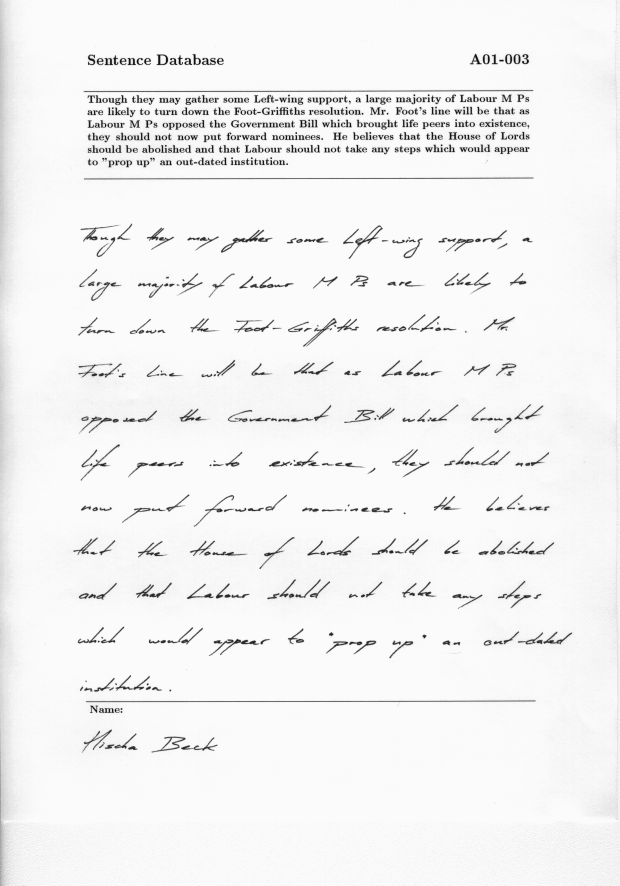
#> input picture image_processing/test_images/IAM/a01-003.png, 2479 x 3542 px, found by its file name (shown at 1/4 size)
$ python test.py
#> lines starting #> are read from the running program, lines starting #| are printed output that depends on the picture; after the words box and inside, x2 and y2 are one past the last pixel; in counts of white or black regions, pixels touching at a corner belong together
import cv2
import numpy as np
import glob
import pytesseract

def sort_contours(cnts, method):
	# initialize the reverse flag and sort index
	reverse = False
	i = 0

	# handle if we need to sort in reverse
	if method == "right-to-left" or method == "bottom-to-top":
		reverse = True

	# handle if we are sorting against the y-coordinate rather than
	# the x-coordinate of the bounding box
	if method == "top-to-bottom" or method == "bottom-to-top":
		i = 1

	# construct the list of bounding boxes and sort them from top to
	# bottom
	boundingBoxes = [cv2.boundingRect(c) for c in cnts]
	(cnts, boundingBoxes) = zip(*sorted(zip(cnts, boundingBoxes),
		key=lambda b:b[1][i], reverse=reverse))
	return (cnts, boundingBoxes)

# [13 lines left out: function draw_contour_order, not called in this run]

def getLinesFromImage(image, kernel1, kernel2, ctr_ordering):
    lines = []
    #grayscale
    gray = cv2.cvtColor(image,cv2.COLOR_BGR2GRAY)
    #binary
    ret,thresh = cv2.threshold(gray,150,255,cv2.THRESH_BINARY_INV)
    # cv2.imshow('gray', thresh)
    # cv2.waitKey(0)

    #dilation
    kernel = np.ones((kernel1,kernel2), np.uint8)
    img_dilation = cv2.dilate(thresh, kernel, iterations=1)
    # cv2.imshow('dilated',img_dilation)
    # cv2.waitKey(0)

    #find contours
    ctrs, hier = cv2.findContours(img_dilation.copy(), cv2.RETR_EXTERNAL, cv2.CHAIN_APPROX_SIMPLE)

    i = 0
    #sort contours
    sorted_ctrs, boxes = sort_contours(ctrs,ctr_ordering);
    img_copy = image.copy()
    for ctr in sorted_ctrs:
        # Get bounding box
        x, y, w, h = cv2.boundingRect(ctr)

        # Getting ROI
        roi = image[y:y+h, x:x+w]
        lines.append(roi)
        i+=1
        cv2.rectangle(img_copy,(x,y),( x + w, y + h ),(90,0,255),2)
        # draw_contour_order(img_copy, ctr, i)
    cv2.imshow('orig',img_copy)
    cv2.waitKey(0)
    return lines

def getWordsFromLine(image, kernel1, kernel2, ctr_ordering):
    words = []
    #grayscale
    gray = cv2.cvtColor(image,cv2.COLOR_BGR2GRAY)
    #binary
    ret,thresh = cv2.threshold(gray,150,255,cv2.THRESH_BINARY_INV)

    # cv2.waitKey(0)

    #dilation
    kernel = np.ones((kernel1,kernel2), np.uint8)
    img_dilation = cv2.dilate(thresh, kernel, iterations=1)
    # cv2.imshow('dilated',img_dilation)
    # cv2.waitKey(0)

    #find contours
    ctrs, hier = cv2.findContours(img_dilation.copy(), cv2.RETR_EXTERNAL, cv2.CHAIN_APPROX_SIMPLE)

    #sort contours
    sorted_ctrs, boxes = sort_contours(ctrs,ctr_ordering);

    i = 0

    for ctr in sorted_ctrs:
        # Get bounding box
        x, y, w, h = cv2.boundingRect(ctr)

        # Getting ROI
        roi = image[y:y+h, x:x+w]
        # resized = cv2.resize(roi, (100,50))
        words.append(roi)
        i+=1
        cv2.rectangle(image,(x,y),( x + w, y + h ),(90,0,255),2)
        # draw_contour_order(image, ctr, i)
    return words

#import image
image = cv2.imread('image_processing/test_images/IAM/a01-003.png')
#> image is the input picture: shape (3542, 2479, 3); min 15, max 251, mean 242.3
# image = cv2.resize(image, (1333,300))
image = cv2.resize(image,(720,1240))
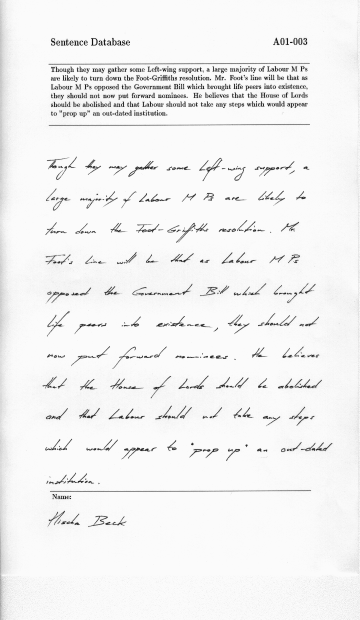
#> image: shape (1240, 720, 3) (shown at 1/2 size); min 15, max 251, mean 242.3
img_copy = image.copy()
cv2.imshow('image', img_copy)
cv2.waitKey(0)
lines = getLinesFromImage(img_copy, 2, 50,'top-to-bottom')
#> in getLinesFromImage, `ret,thresh = cv2.threshold(gray,150,255,cv2.THRESH_BINARY_INV)`:
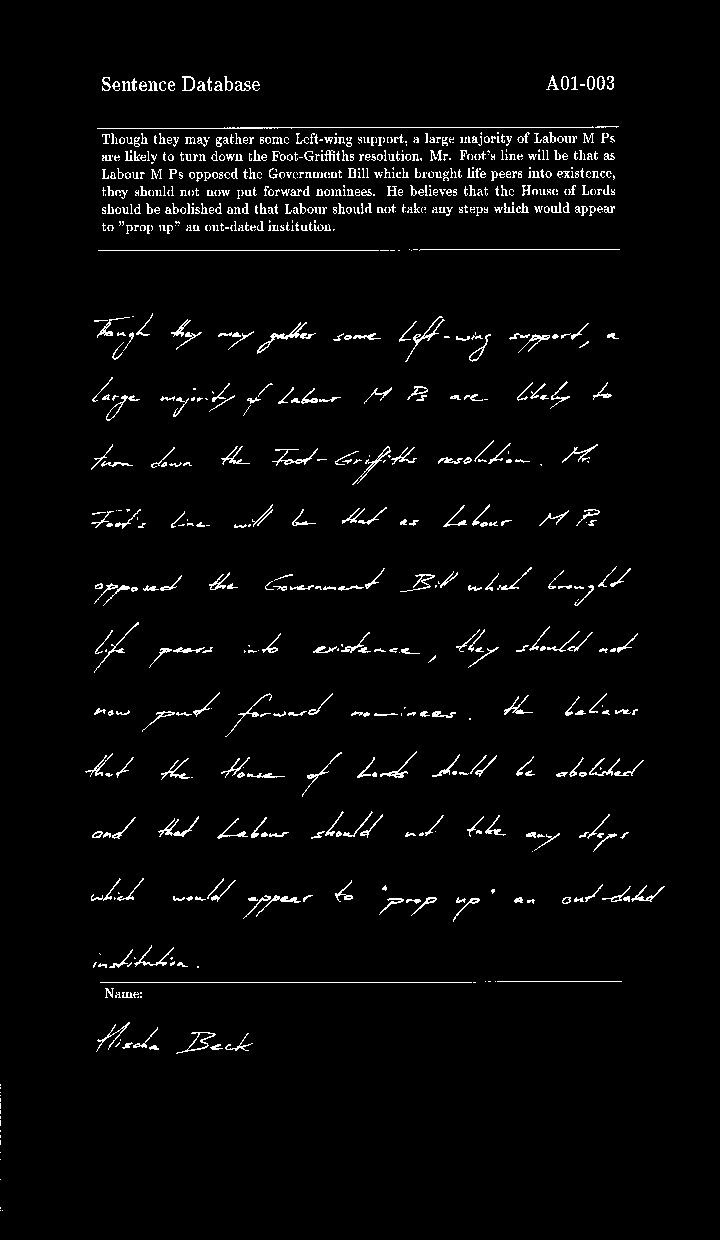
#> thresh: shape (1240, 720); 2.9% white in thin lines or dots, all inside (x1, y1, x2, y2) = (0, 75, 665, 1211)
#> in getLinesFromImage, `img_dilation = cv2.dilate(thresh, kernel, iterations=1)`:
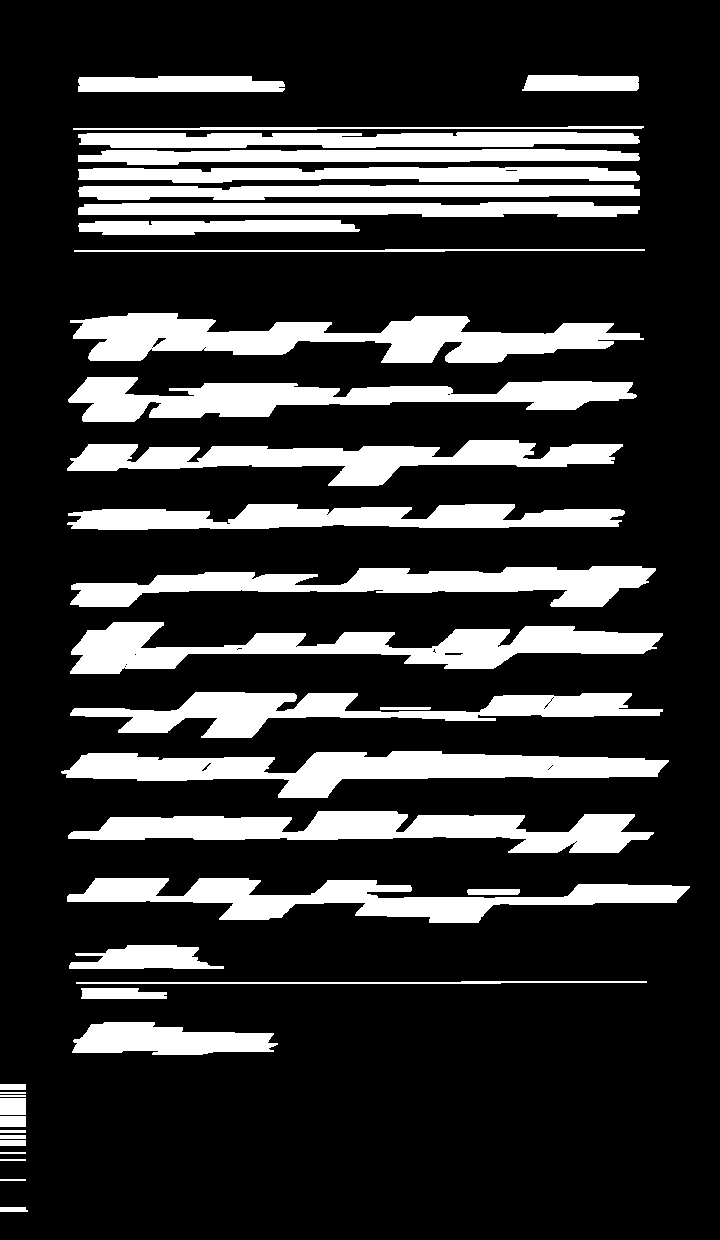
#> img_dilation: shape (1240, 720); 20.4% white; 38 white regions
#> in getLinesFromImage, `ctrs, hier = cv2.findContours(img_dilation.copy(), cv2.RETR_EXTERNAL, ..`: ctrs = 38 contours; largest, box (x1, y1, x2, y2) and area: (70, 313, 644, 363) 14706, (61, 751, 669, 798) 13470, (70, 622, 663, 674) 13062, (68, 811, 654, 853) 12372, (68, 377, 637, 422) 12010
#> in sort_contours, `boundingBoxes = [cv2.boundingRect(c) for c in cnts]`: boundingBoxes = 38 items, first 6: (0, 1207, 28, 5), (0, 1179, 26, 2), (0, 1159, 26, 2), (0, 1152, 26, 2), (0, 1140, 26, 6), (0, 1135, 26, 4)
#> in sort_contours, `(cnts, boundingBoxes) = zip(*sorted(zip(cnts, boundingBoxes), key=lamb..`: cnts has the same summary as ctrs in getLinesFromImage; boundingBoxes = 38 items, first 6: (522, 75, 117, 16), (78, 76, 207, 16), (73, 126, 571, 4), (78, 132, 562, 16), (78, 149, 562, 16), (78, 167, 562, 16)
#> in getLinesFromImage, `sorted_ctrs, boxes = sort_contours(ctrs,ctr_ordering);`: sorted_ctrs has the same summary as ctrs; boxes has the same summary as boundingBoxes in sort_contours
#> the loop in getLinesFromImage, `for ctr in sorted_ctrs:` made 38 passes
#> after the loop in getLinesFromImage, `for ctr in sorted_ctrs:`:
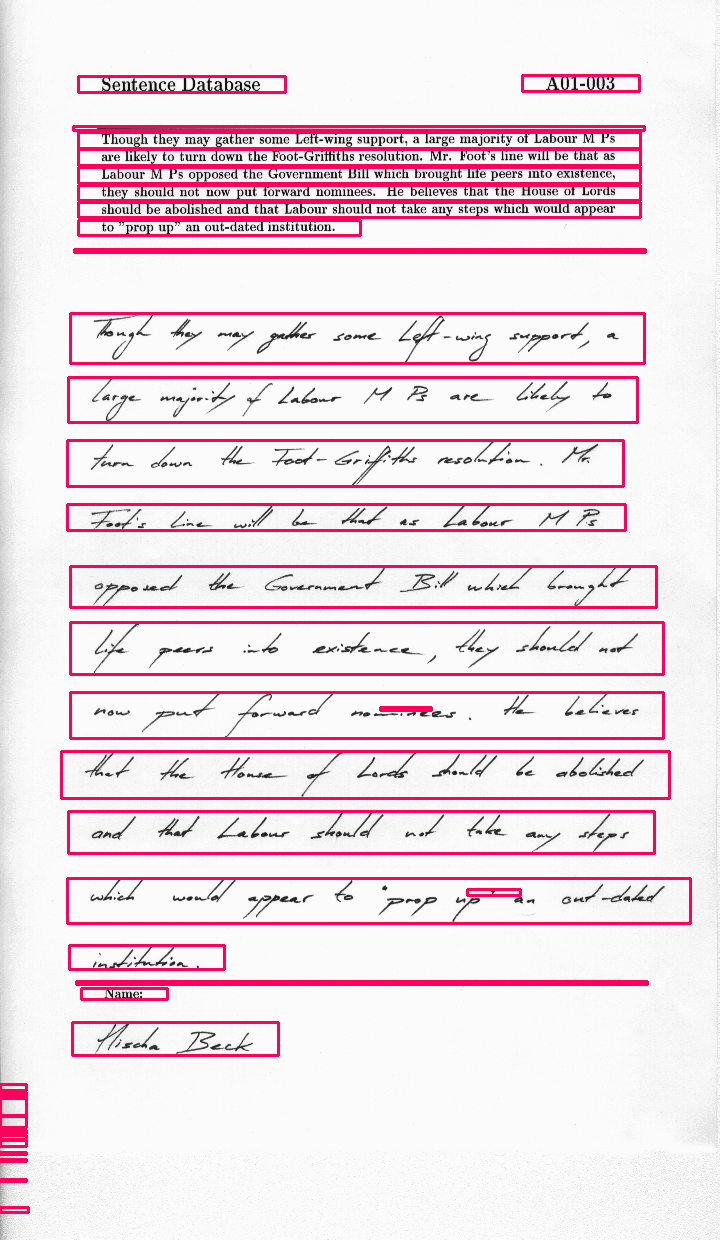
#> img_copy: shape (1240, 720, 3); 7.99% of pixels changed, all inside (x1, y1, x2, y2) = (0, 74, 692, 1214)
#> after the loop in getLinesFromImage, `for ctr in sorted_ctrs:`: i = 38; lines = 38 items
#> lines = 38 items
print("Showing Lines")
for line in lines:
    # cv2.imshow('line', line)
    # cv2.waitKey(0)
    # print(pytesseract.image_to_string(line))
    words = getWordsFromLine(line, 3, 15,'left-to-right')
    for word in words:
#> (the run stopped early here; a loop or call above may not have finished)

$ run again, with image_processing/test_images/IAM/a01-007.png copied over image_processing/test_images/IAM/a01-003.png
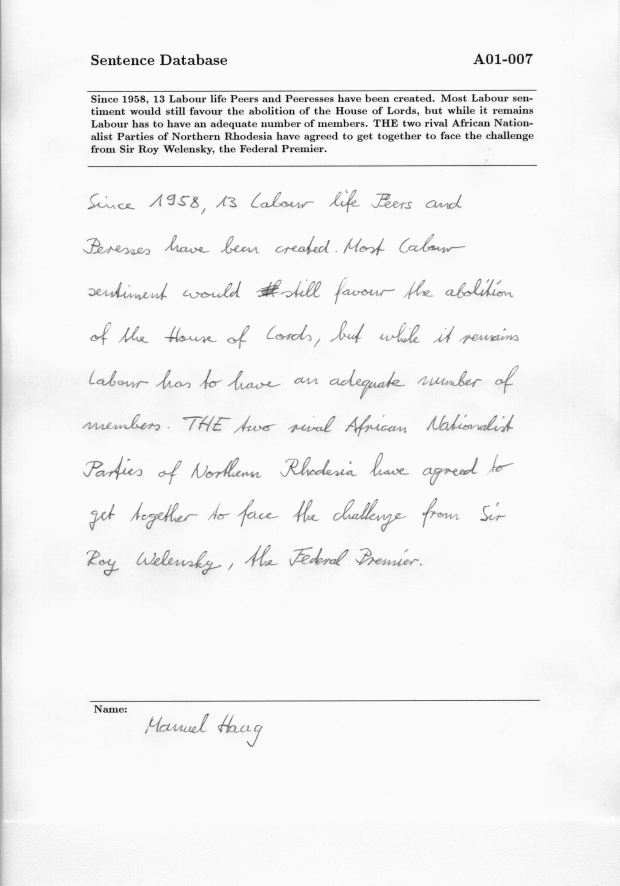
#> input picture image_processing/test_images/IAM/a01-007.png, 2479 x 3542 px, found by its file name (shown at 1/4 size)
#> image is the input picture: shape (3542, 2479, 3); min 16, max 251, mean 243.8
#> image: shape (1240, 720, 3)
#> in getLinesFromImage, `ret,thresh = cv2.threshold(gray,150,255,cv2.THRESH_BINARY_INV)`:
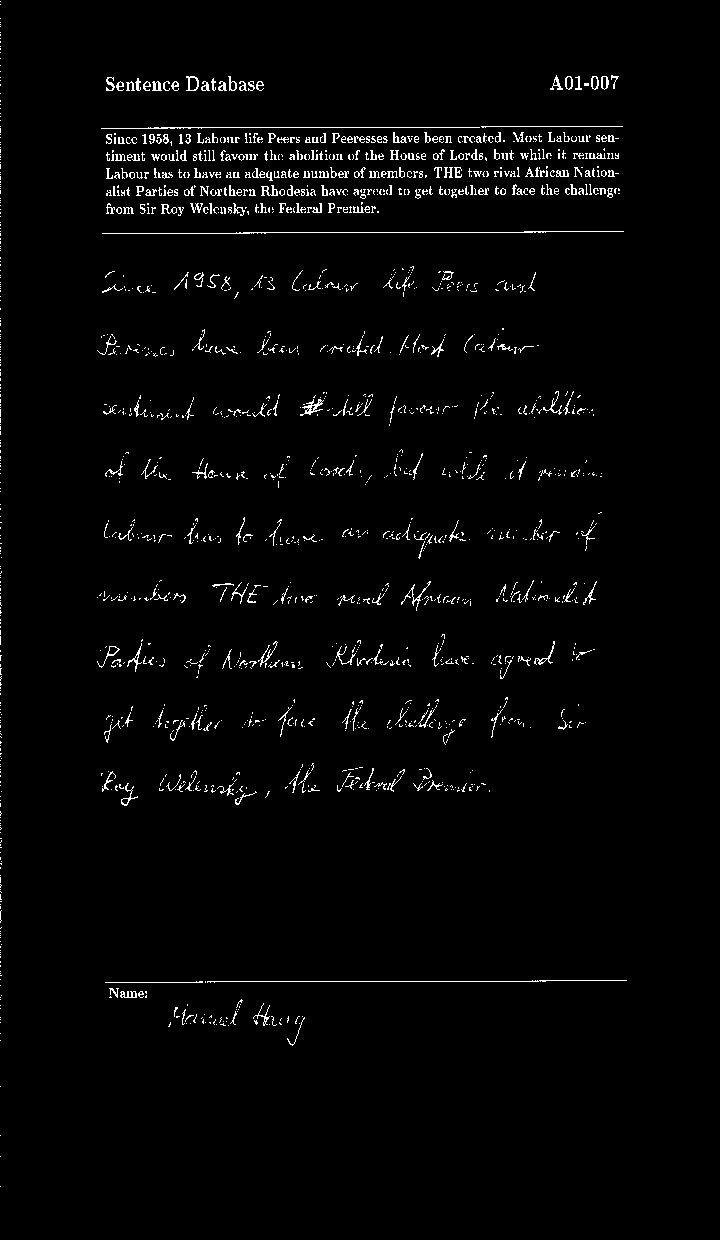
#> thresh: shape (1240, 720); 2.2% white in thin lines or dots, all inside (x1, y1, x2, y2) = (0, 1, 627, 1187)
#> img_dilation: shape (1240, 720); 19.5% white; 174 white regions
#> in getLinesFromImage, `ctrs, hier = cv2.findContours(img_dilation.copy(), cv2.RETR_EXTERNAL, ..`: ctrs = 174 contours; largest, box (x1, y1, x2, y2) and area: (80, 697, 611, 746) 15244, (73, 634, 620, 680) 12978, (80, 517, 622, 560) 12447, (81, 449, 627, 489) 11770, (79, 391, 619, 427) 11375
#> in sort_contours, `boundingBoxes = [cv2.boundingRect(c) for c in cnts]`: boundingBoxes = 174 items, first 6: (0, 1186, 26, 2), (0, 1156, 26, 2), (0, 1135, 26, 2), (0, 1086, 26, 2), (0, 1040, 26, 2), (0, 1033, 26, 2)
#> in sort_contours, `(cnts, boundingBoxes) = zip(*sorted(zip(cnts, boundingBoxes), key=lamb..`: cnts has the same summary as ctrs in getLinesFromImage; boundingBoxes = 174 items, first 6: (0, 1, 26, 2), (0, 4, 26, 2), (0, 18, 26, 2), (0, 22, 26, 6), (0, 32, 26, 5), (0, 38, 26, 2)
#> in getLinesFromImage, `sorted_ctrs, boxes = sort_contours(ctrs,ctr_ordering);`: sorted_ctrs has the same summary as ctrs; boxes has the same summary as boundingBoxes in sort_contours
#> the loop in getLinesFromImage, `for ctr in sorted_ctrs:` made 174 passes
#> (ctr, x, y, w, h) on passes 1 to 3: ([[0, 1], [0, 2], [25, 2], [25, 1]], 0, 1, 26, 2), ([[0, 4], [0, 5], [25, 5], [25, 4]], 0, 4, 26, 2), ([[0, 18], [0, 19], [25, 19], [25, 18]], 0, 18, 26, 2)
#> after the loop in getLinesFromImage, `for ctr in sorted_ctrs:`:
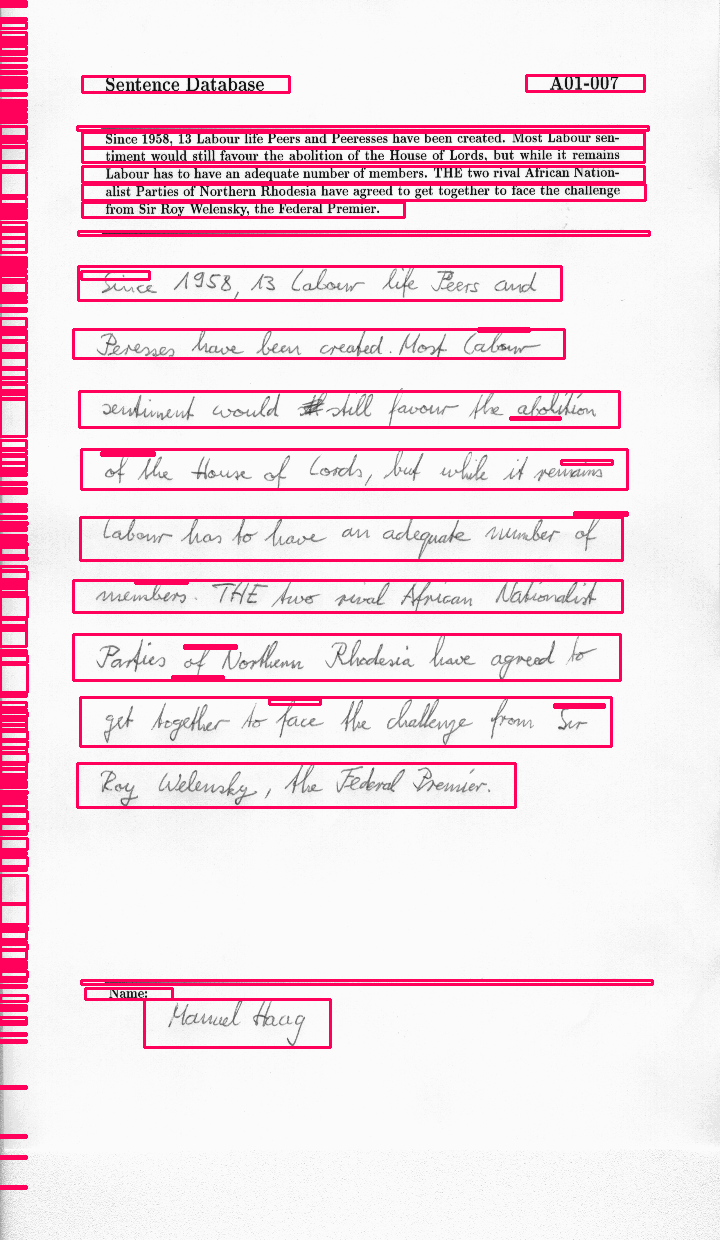
#> img_copy: shape (1240, 720, 3); mean B, G, R 230.2, 222.1, 245.1
#> after the loop in getLinesFromImage, `for ctr in sorted_ctrs:`: i = 174; lines = 174 items
